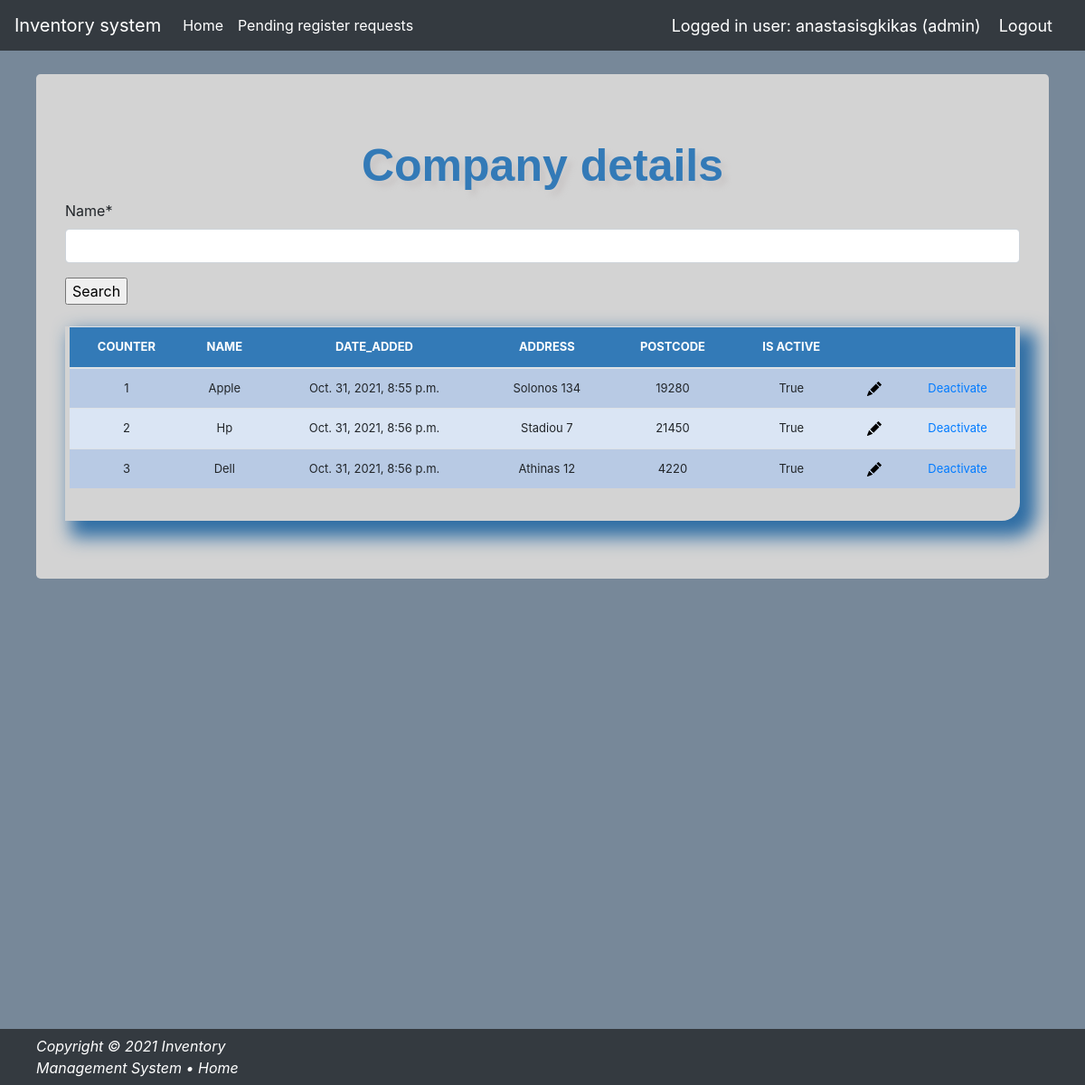
/companies/ (signed in), run on the app's committed database.
### companies/models.py (models this page shows, shortened)
class Company(models.Model):
    name = models.CharField(max_length=50, blank=False, null=True)
    date_added = models.DateTimeField(auto_now_add=True, blank=True, null=True)
    address = models.CharField(max_length=100, null=True)
    postcode = models.IntegerField(default='0', blank=True, null=True)
    is_active = models.BooleanField(default=True)

### invmanagement/authentications.py (the view)
		def wrapper_func(request, *args, **kwargs):
			group = None
			if request.user.groups.exists():
				group = request.user.groups.all()[0].name
			if group in allowed_roles:
				return view_func(request, *args, **kwargs)
			else:
				return HttpResponse('You are not authorized to view this page')

### companies/forms.py
class CompanySearchForm(forms.ModelForm):
    class Meta:
        model = Company
        fields = ['name']

### companies/views.py (called while the page is built, shortened)
@login_required(login_url='login')
@allowed_users(allowed_roles=['admin', 'manager'])
def company(request):
    header = 'Company details'
    form = CompanySearchForm(request.POST or None)
    queryset = Company.objects.all()
    context = {
        "form": form,
        "header": header,
        "queryset": queryset,
    }
    return render(request, "companies/list_companies.html", context)

### invmanagement/authentications.py (called while the page is built)
def allowed_users(allowed_roles=[]):
	def decorator(view_func):
		def wrapper_func(request, *args, **kwargs):
			group = None
			if request.user.groups.exists():
				group = request.user.groups.all()[0].name
			if group in allowed_roles:
				return view_func(request, *args, **kwargs)
			else:
				return HttpResponse('You are not authorized to view this page')
		return wrapper_func
	return decorator

### templates/companies/list_companies.html (shortened to what this page needs)
{% load static %}
{% load crispy_forms_tags %}
<!doctype html>
<html lang="en">
<head>
    <link href="{% static '/css/stylesheet.css' %}" rel="stylesheet">
    <link href="{% static '/css/bootstrap.min.css' %}" rel="stylesheet">
    <link href="{% static 'css/navbar-top-fixed.css' %}" rel="stylesheet">
</head>
<body id="bg" class="bg" style="background-color: lightslategrey">
{% include 'navbar.html' %}
<main role="main" class="flex-column" style="margin-right: 40px; margin-left: 40px; margin-top: 10px">
    <div class="jumbotron" style="background-color: lightgrey">
        <div class="header">{{ header }}</div>
        <form method='POST' action=''>{% csrf_token %}
            {{ form|crispy }}
            <input type="submit" value='Search'/>
        </form>
        <br>
        <div class="display_table">
            <table class='table'>
                <thead>
                <tr>
                    <th>COUNTER</th>
                    <th>NAME</th>
                    <th>DATE_ADDED</th>
                    <th>ADDRESS</th>
                    <th>POSTCODE</th>
                    <th>IS ACTIVE</th>
                    <th></th>
                    <th></th>
                </tr>
                </thead>
                {% for instance in queryset %}
                    <tr>
                        <td>{{ forloop.counter }}</td>
                        <td>{{ instance.name }}</td>
                        <td>{{ instance.date_added }}</td>
                        <td>{{ instance.address }}</td>
                        <td>{{ instance.postcode }}</td>
                        <td>{{ instance.is_active }}</td>
                        <td><a href="{% url 'update_company' instance.id %}"><img
                                src="{% static 'img/pencil-fill.svg' %}"></a></td>
                        {% if instance.is_active %}
                            <td><a href="{% url 'deactivate' instance.id %}">Deactivate</a></td>
                        {% endif %}
                    </tr>
                {% endfor %}
            </table>
        </div>
    </div>
</main>
{% include "footer.html" %}
</body>
</html>

### templates/navbar.html (shortened to what this page needs)
{% load static %}
<nav class="navbar navbar-expand-md navbar-dark fixed-top bg-dark">
    <a class="navbar-brand" href="/">Inventory system</a>
    <div class="collapse navbar-collapse" id="navbarCollapse">
        <ul class="navbar-nav mr-auto">
            {% if request.user.groups.all.0.name != "customer" %}
                <li class="nav-item active">
                    <a class="nav-link" href="/">Home <span class="sr-only">(current)</span></a>
                </li>
            {% endif %}
            {% if request.user.groups.all.0.name == "admin" %}
                <li class="nav-item active">
                    <a class="nav-link" href="/inactive_users">Pending register requests</a>
                </li>
            {% endif %}
        </ul>
        <span class="hello-msg">Logged in user: {{ request.user }} ({{ request.user.groups.all.0.name }})</span>
        <span><a class="hello-msg" href="{% url 'logout' %}">Logout</a></span>
    </div>
</nav>

### static/css/stylesheet.css (style rules this page uses)
body { background-color: #34eb6b; min-height: 100vh; }
.table { font-size: 13px; text-align: center; width: 95%; margin: auto; }
.table tr:nth-child(odd) { background: #B8CAE4 }
.table tr:nth-child(even) { background: #dae5f4 }
th { background-color: #337ab7; color: white; }
.display_table { border-bottom-right-radius: 20px; padding-left: 5px; padding-right: 5px; padding-bottom: 20px; box-shadow: 12px 12px 20px 6px #2e6da4; }
.header { font-family: helvetica; color: #337ab7; font-size: 50px; text-align: center; width: 100%; text-shadow: 6px 6px 6px #c9c6c6; display: block; font-weight: bolder; }
.bg-dark { background-repeat: no-repeat; background-size: cover; }

### static/css/navbar-top-fixed.css (style rules this page uses)
body { min-height: 75rem; padding-top: 4.5rem; }

### templates/navbar.html (style rules this page uses)
.hello-msg { font-size: 18px; color: #fff; margin-right: 20px; }

### data on the page
Company: name "Apple", date_added "Oct. 31, 2021, 8:55 p.m.", address "Solonos 134", postcode "19280", is_active "True", shows "Deactivate"
Company: name "Hp", date_added "Oct. 31, 2021, 8:56 p.m.", address "Stadiou 7", postcode "21450", is_active "True", shows "Deactivate"
Company: name "Dell", date_added "Oct. 31, 2021, 8:56 p.m.", address "Athinas 12", postcode "4220", is_active "True", shows "Deactivate"

### other printed values
{{ request.user }} "anastasisgkikas"
{{ request.user.groups.all.0.name }} "admin"
{{ header }} "Company details"
